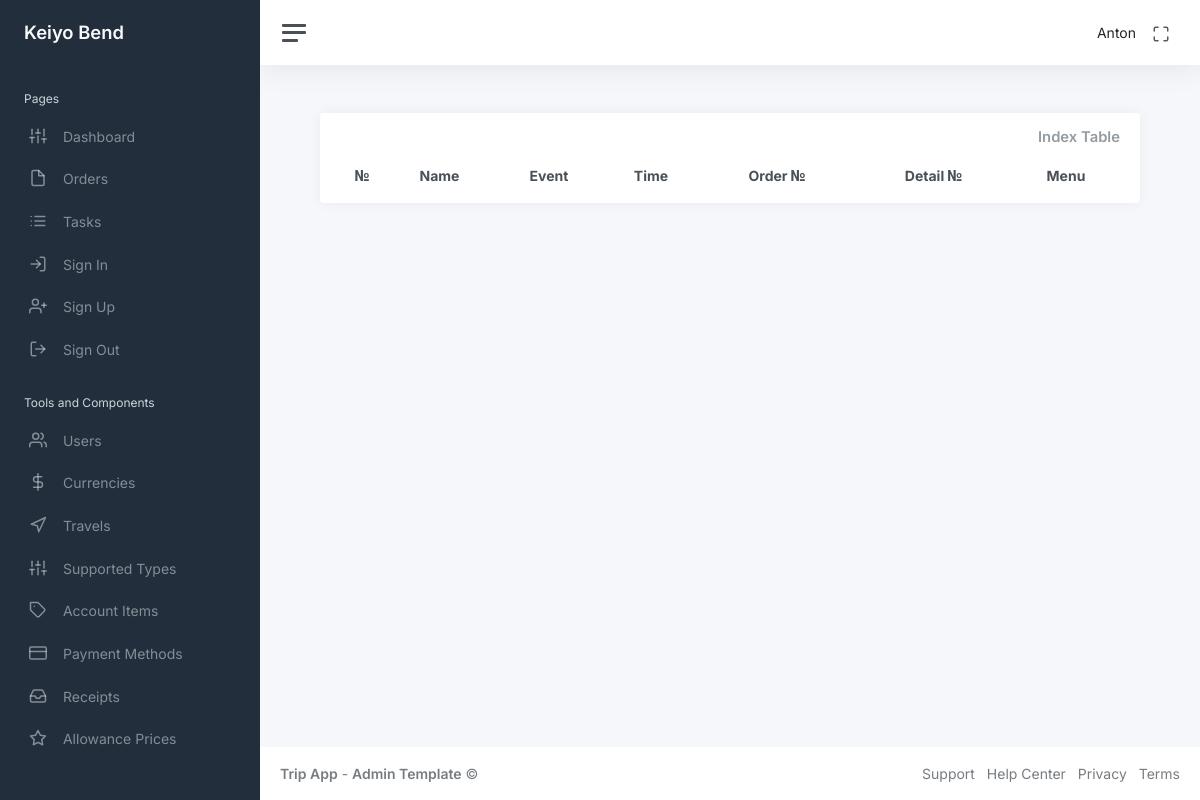
Before: /index (signed in) with the older database file.
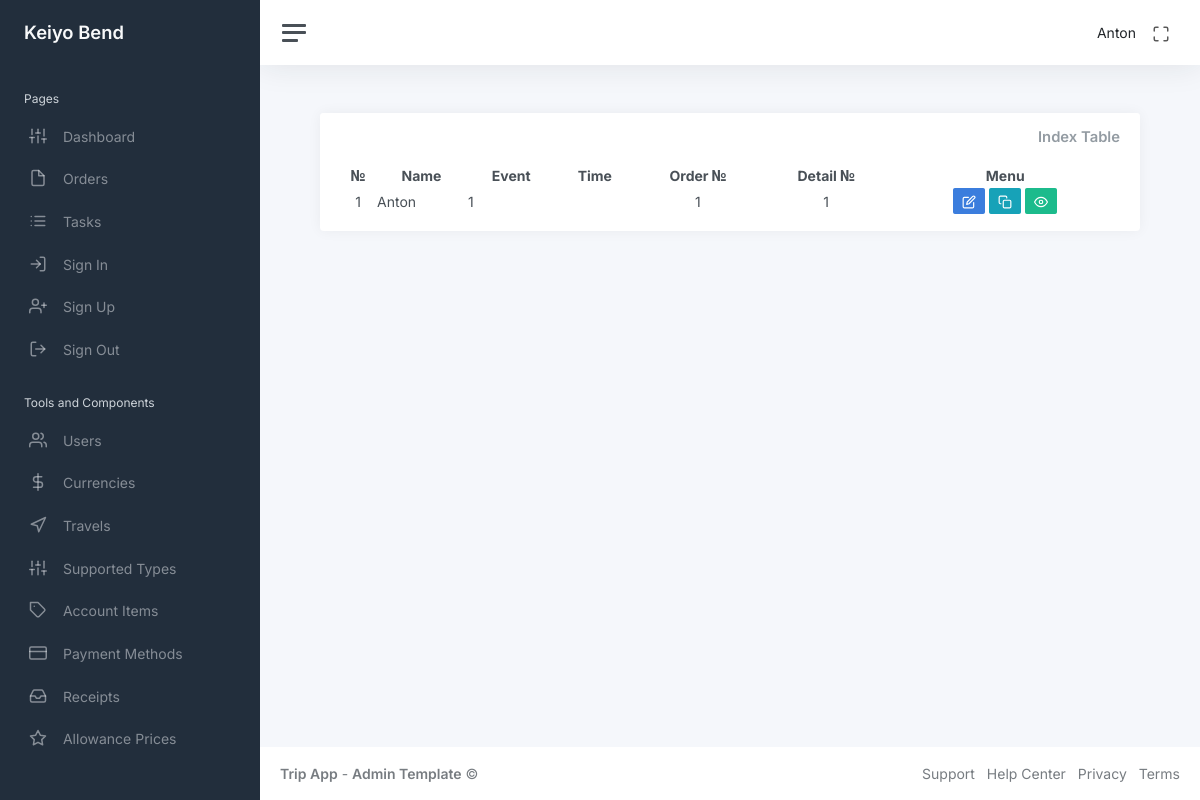
After: the same page with the newer database file.
### app/auth/models/user.py (models this page shows, shortened)
class User(UserMixin, db.Model):
    id: so.Mapped[int] = so.mapped_column(primary_key=True)
    name: so.Mapped[str] = so.mapped_column(sa.String(64), index=True, default=None)
    email: so.Mapped[str] = so.mapped_column(sa.String(120), index=True, unique=True)
    password_hash: so.Mapped[Optional[str]] = so.mapped_column(sa.String(256))
    admin: so.Mapped[bool] = so.mapped_column(sa.Boolean(), default=False)
    is_show: so.Mapped[bool] = so.mapped_column(sa.Boolean(), default=True)
    orders_rel = db.relationship("Order", back_populates="user", cascade="all, delete-orphan")

### app/main/models/order.py (models this page shows, shortened)
class Order(db.Model):
    id: so.Mapped[int] = so.mapped_column(primary_key=True)
    name_id: so.Mapped[int] = so.mapped_column(
        sa.Integer, db.ForeignKey("user.id"), nullable=False
    )
    order: so.Mapped[str] = so.mapped_column(sa.String(255), nullable=False)
    order_number: so.Mapped[str] = so.mapped_column(sa.String(255), nullable=False)
    detail_number: so.Mapped[str] = so.mapped_column(sa.String(255), nullable=False)
    is_hidden: so.Mapped[bool] = so.mapped_column(sa.Boolean(), nullable=False, default=False)
    fiscal_year: so.Mapped[int] = so.mapped_column(
        sa.Integer(), default=lambda: datetime.now().year
    )
    created_at: so.Mapped[date] = so.mapped_column(sa.Date(), default=date.today)
    service_number: so.Mapped[str] = so.mapped_column(sa.String(255), nullable=False)
    service_card_number: so.Mapped[str] = so.mapped_column(sa.String(255), nullable=False)
    quote_number: so.Mapped[str] = so.mapped_column(sa.String(255), nullable=False)
    purchase_order_number: so.Mapped[str] = so.mapped_column(sa.String(255), nullable=False)
    travel_id: so.Mapped[int] = so.mapped_column(
        sa.Integer, db.ForeignKey("travel.id"), nullable=False
    )
    support_type_id: so.Mapped[int] = so.mapped_column(
        sa.Integer, db.ForeignKey("supported_types.id"), nullable=False
    )
    user = db.relationship("User", back_populates="orders_rel")
    rates = db.relationship("Rates", back_populates="order", cascade="all, delete-orphan")
    details = db.relationship("Details", back_populates="order", cascade="all, delete-orphan")
    allowances = db.relationship(
        "Allowances", back_populates="order", cascade="all, delete-orphan"
    )
    travels_id = db.relationship("Travel", back_populates="orders")
    supported_type_id = db.relationship("SupportedTypes", back_populates="orders")

### app/main/routes/index.py (the view, shortened to what this page needs)
@bp.route("/")
@bp.route("/index")
@login_required  # Only authenticated users can access this route
def index():
    if current_user.admin:
        orders = db.session.query(Order).join(User).filter(User.is_show.is_(True)).all()
    return render_template("main/index.html", orders=orders)

### app/auth/models/user.py (called while the page is built)
@login.user_loader
def load_user(id):
    return db.session.get(User, int(id))

### app/main/templates/main/index.html (shortened to what this page needs)
<!DOCTYPE html>
{% extends "main/base.html" %}
{% block content %}
<div class="container-fluid p-0">
    <div class="row">
        <div class="col-md-12 ms-sm-auto col-lg-12 px-md-4">
            <div class="card flex-fill">
                <div class="card-header py-3">
                    <div class="d-flex justify-content-between align-items-center">
                        <h3 class="card-title mb-0">Index Table</h3>
                    </div>
                </div>
                <div class="card-body py-0 mb-3">
                    <table class="display cell-border" id="indexTable" style="width: 100%;">
                        <thead>
                            <tr style="text-align:center">
                                <th>№</th>
                                <th>Name</th>
                                <th>Event</th>
                                <th>Time</th>
                                <th>Order №</th>
                                <th>Detail №</th>
                                <th>Menu</th>
                            </tr>
                        </thead>
                        <tbody>
                            {% for order in orders %}
                            <tr>
                                <td style="text-align:center">{{order.id}}</td>
                                <td>{{order.user.name}}</td>
                                <td>{{order.order}}</td>
                                <td style="text-align:center">{{" "}}</td>
                                <td style="text-align:center">{{order.order_number}}</td>
                                <td style="text-align:center">{{order.detail_number}}</td>
                                <td style="text-align:center">
                                    <a class="btn btn-primary btn-sm"
                                        href="{{ url_for('main.update_order', order_id=order.id) }}"><i
                                            class="align-middle" data-feather="edit"></i></a>
                                    <a class="btn btn-info btn-sm"
                                        href="{{ url_for('main.copy_order', order_id=order.id) }}"><i
                                            class="align-middle" data-feather="copy"></i></a>
                                    {% if current_user.admin == True %}
                                    <form action="{{ url_for('main.hide_order', id=order.id) }}" method="POST"
                                        style="display:inline;">
                                        <button type="submit"
                                            class="btn btn-sm {{ 'btn-danger' if order.is_hidden else 'btn-success' }}">
                                            {% if order.is_hidden %}
                                            <i class="align-middle" data-feather="eye-off"></i>
                                            {% else %}
                                            <i class="align-middle" data-feather="eye"></i>
                                            {% endif %}
                                        </button>
                                    </form>
                                    {% endif %}
                                </td>
                            </tr>
                            {% endfor %}
                        </tbody>
                    </table>
                </div>
            </div>
        </div>
    </div>
</div>
{% endblock %}

### app/main/templates/main/base.html (shortened to what this page needs)
<!DOCTYPE html>
<html lang="en" data-bs-theme="auto">
<head>
    <link href="https://cdn.jsdelivr.net/npm/bootstrap@5.3.3/dist/css/bootstrap.min.css" rel="stylesheet">
    <link rel="stylesheet" href="https://cdn.datatables.net/1.11.3/css/jquery.dataTables.min.css">
    <link href="../main/static/css/app.css" rel="stylesheet">
</head>
<body>
    <div class="wrapper">
        {% block sidebar %}
        {% include 'main/sidebar.html' %}
        {% endblock %}
        <div class="main">
            {% block navbar %}
            {% include 'main/navbar.html' %}
            {% endblock %}
            <main class="content">
                {% block content %}
                {% endblock %}
            </main>
            <footer class="footer">
                <div class="container-fluid">
                    <div class="row text-muted">
                        <div class="col-6 text-start">
                            <p class="mb-0">
                                <a class="text-muted" href="https://adminkit.io/" target="_blank"><strong>Trip
                                        App</strong></a> - <a class="text-muted" href="https://adminkit.io/"
                                    target="_blank"><strong>Admin
                                        Template</strong></a> &copy;
                            </p>
                        </div>
                        <div class="col-6 text-end">
                            <ul class="list-inline">
                                <li class="list-inline-item">
                                    <a class="text-muted" href="https://adminkit.io/" target="_blank">Support</a>
                                </li>
                                <li class="list-inline-item">
                                    <a class="text-muted" href="https://adminkit.io/" target="_blank">Help Center</a>
                                </li>
                                <li class="list-inline-item">
                                    <a class="text-muted" href="https://adminkit.io/" target="_blank">Privacy</a>
                                </li>
                                <li class="list-inline-item">
                                    <a class="text-muted" href="https://adminkit.io/" target="_blank">Terms</a>
                                </li>
                            </ul>
                        </div>
                    </div>
                </div>
            </footer>
        </div>
    </div>
</body>
</html>

### app/main/templates/main/sidebar.html
<!DOCTYPE html>
<nav id="sidebar" class="sidebar js-sidebar">
    <div class="sidebar-content js-simplebar">
        <a class="sidebar-brand" href="{{ url_for('main.index') }}">
            <span class="align-middle">Keiyo Bend</span>
        </a>
        <ul class="sidebar-nav">
            <li class="sidebar-header">
                Pages
            </li>
            <li class="sidebar-item">
                <a class="sidebar-link" href="{{ url_for('main.index') }}">
                    <i class="align-middle" data-feather="sliders"></i> <span class="align-middle">Dashboard</span>
                </a>
            </li>
            <li class="sidebar-item">
                <a class="sidebar-link" href="{{ url_for('main.create_order') }}">
                    <i class="align-middle" data-feather="file"></i> <span class="align-middle">Orders</span>
                </a>
            </li>
            <li class="sidebar-item">
                <a class="sidebar-link" href="{{ url_for('main.create_task') }}">
                    <i class="align-middle" data-feather="list"></i> <span class="align-middle">Tasks</span>
                </a>
            </li>
            <li class="sidebar-item">
                <a class="sidebar-link" href="{{ url_for('auth.login') }}">
                    <i class="align-middle" data-feather="log-in"></i> <span class="align-middle">Sign In</span>
                </a>
            </li>
            <li class="sidebar-item">
                <a class="sidebar-link" href="{{ url_for('auth.register') }}">
                    <i class="align-middle" data-feather="user-plus"></i> <span class="align-middle">Sign
                        Up</span>
                </a>
            </li>
            <li class="sidebar-item">
                <a class="sidebar-link" href="{{ url_for('auth.logout') }}">
                    <i class="align-middle" data-feather="log-out"></i> <span class="align-middle">Sign
                        Out</span>
                </a>
            </li>
            {% if current_user.admin == True %}
            <li class="sidebar-header">
                Tools and Components
            </li>
            <li class="sidebar-item">
                <a class="sidebar-link" href="{{ url_for('admin.admin_table') }}">
                    <i class="align-middle" data-feather="users"></i> <span class="align-middle">Users</span>
                </a>
            </li>
            <li class="sidebar-item">
                <a class="sidebar-link" href="{{ url_for('admin.currency_table') }}">
                    <i class="align-middle" data-feather="dollar-sign"></i> <span class="align-middle">Currencies</span>
                </a>
            </li>
            <li class="sidebar-item">
                <a class="sidebar-link" href="{{ url_for('admin.travel_table') }}">
                    <i class="align-middle" data-feather="navigation"></i> <span class="align-middle">Travels</span>
                </a>
            </li>
            <li class="sidebar-item">
                <a class="sidebar-link" href="{{ url_for('admin.supported_types_table')}}">
                    <i class="align-middle" data-feather="sliders"></i> <span class="align-middle">Supported
                        Types</span>
                </a>
            </li>
            <li class="sidebar-item">
                <a class="sidebar-link" href="{{ url_for('admin.account_items_table')}}">
                    <i class="align-middle" data-feather="tag"></i> <span class="align-middle">Account Items</span>
                </a>
            </li>
            <li class="sidebar-item">
                <a class="sidebar-link" href="{{ url_for('admin.payment_methods_table')}}">
                    <i class="align-middle" data-feather="credit-card"></i> <span class="align-middle">Payment
                        Methods</span>
                </a>
            </li>
            <li class="sidebar-item">
                <a class="sidebar-link" href="{{ url_for('admin.receipts_table')}}">
                    <i class="align-middle" data-feather="inbox"></i> <span class="align-middle">Receipts</span>
                </a>
            </li>
            <li class="sidebar-item">
                <a class="sidebar-link" href="{{ url_for('admin.allowance_prices_table')}}">
                    <i class="align-middle" data-feather="star"></i> <span class="align-middle">Allowance Prices</span>
                </a>
            </li>
            {% endif %}
        </ul>
    </div>
</nav>

### app/main/templates/main/navbar.html (shortened to what this page needs)
<!DOCTYPE html>
<nav class="navbar navbar-expand navbar-light navbar-bg">
    <a class="sidebar-toggle js-sidebar-toggle">
        <i class="hamburger align-self-center"></i>
    </a>
    <div class="navbar-collapse collapse">
        <ul class="navbar-nav navbar-align">
            <li class="nav-item dropdown">
                <a class="nav-link d-none d-sm-inline-block">
                    <span class="text-dark">{{ current_user.name }}</span>
                </a>
            </li>
            <li class="nav-item">
                <a id="fullscreenButton" class="nav-link d-none d-sm-inline-block">
                    <i class="align-middle" data-feather="maximize"></i>
                </a>
            </li>
        </ul>
    </div>
</nav>

Changed rows visible on the page:
added Order: id "1", user.name "Anton", order "1", order_number "1", detail_number "1", is_hidden False (drawn)
